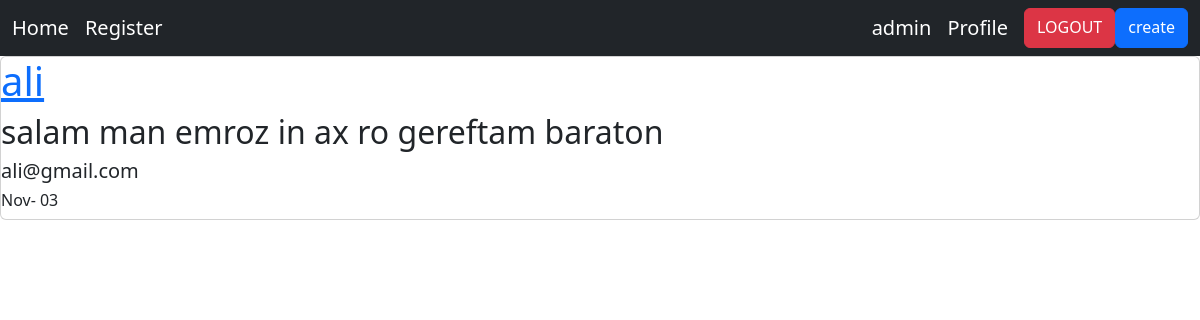
The page /post/1/first-post/ (signed in) on the database its author committed.
### home/models.py (models this page shows, shortened)
class Post(models.Model):
    user = models.ForeignKey(User, on_delete=models.CASCADE)
    body = models.TextField()
    slug = models.SlugField()
    created = models.DateTimeField(auto_now_add=True)
    update = models.DateTimeField(auto_now=True)

### home/views.py (the view)
# urls.py: path('post/<int:post_id>/<slug:post_slug>/', views.PostDetailView.as_view(), name='post_detail'),
class PostDetailView(View):
    def get(self, request, post_id, post_slug):
        post_detail = Post.objects.get(pk=post_id, slug=post_slug)
        return render(request, 'home/post_detail.html', {'details': post_detail})

### home/templates/home/post_detail.html (shortened to what this page needs)
{% extends 'base.html' %}
{% block content %}
<div class="card">
    <h1><a href="{% url 'accounts:profile_user' details.user.id %}" > {{ details.user }}</a></h1>
    <h2> {{ details.body }}</h2>
    <h5>{{ details.user.email }}</h5>
    <h6>{{ details.created|date:"M- d"}}</h6>
</div>
{% endblock %}

### templates/inc/navbar.html
<nav class="navbar navbar-expand-lg navbar-dark bg-dark">
  <div class="container-fluid">
      <div class=" navbar-nav">
          <a class="navbar-brand" href="{% url 'home:home' %}">Home</a>
          <a class="navbar-brand" href="{% url 'accounts:register_user' %}">Register</a>
      </div>
      <form class="d-flex" >
             {% if user.is_authenticated %}
               <a href="" class="navbar-brand">{{ user.username }}</a>
               <a class="navbar-brand" href="{% url 'accounts:profile_user' request.user.id %}">Profile</a>
               <a href="{% url 'accounts:logout_user' %}" class="btn btn-danger">LOGOUT</a>
               <a href="{% url 'home:post_create' %}" class="btn btn-primary">create</a>
             {% else %}
               <a href="{% url 'accounts:login_user' %}" class="btn btn-success">LOGIN</a>
             {% endif %}
        </form>
  </div>
</nav>

### rows shown on the page
Post: user "ali", body "salam man emroz in ax ro gereftam baraton", user.email "ali@gmail.com", created "Nov- 03"

### other values the page prints
{{ user.username }} "admin"
